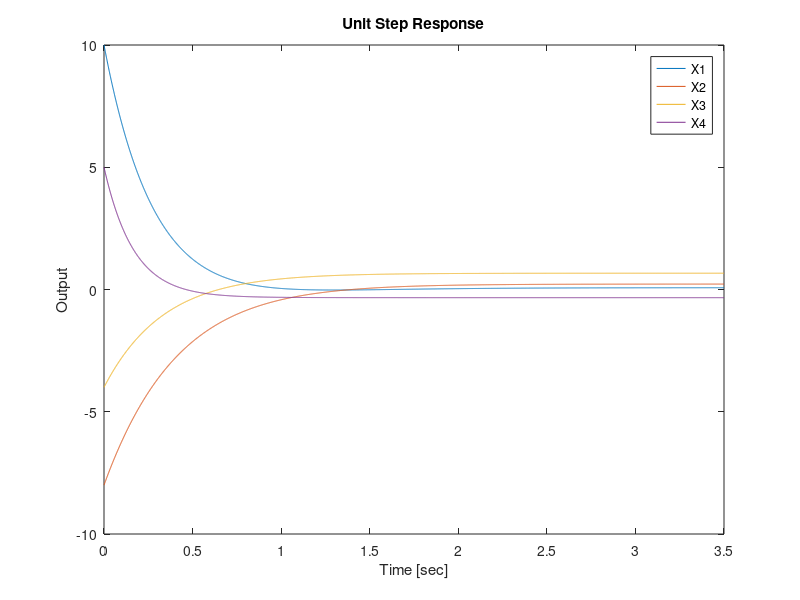
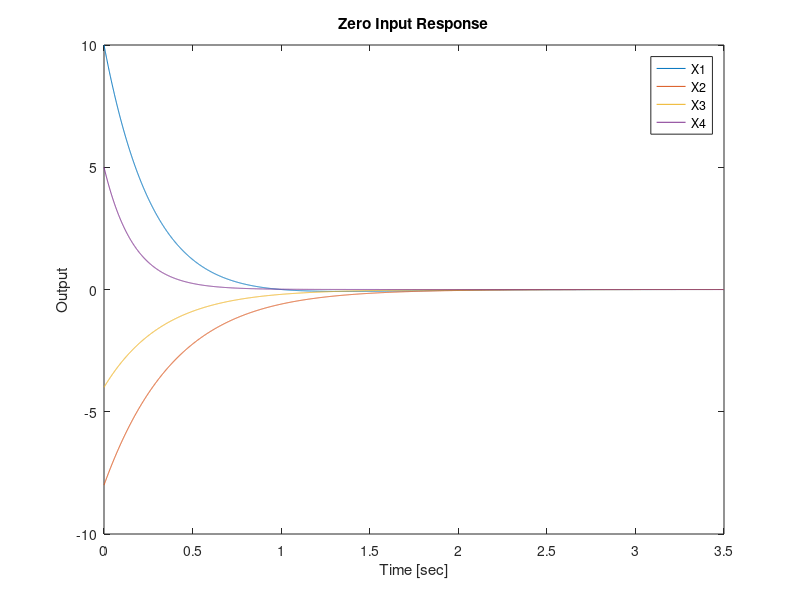

These charts were generated, in order, by the following MATLAB code:
%% Brandon Lim - HW6
clear, clc, close all

A = [-3 1 0 0; 0 -3 1 0; 0 0 -3 0; 0 0 0 -6];
B = [0; 0; 2; -2];
C = [1 0 0 0; 0 1 0 0; 0 0 1 0; 0 0 0 1];
D = 0;
x0 = [ 10; -8; -4; 5];
t = 0:0.001:3.5;
u1 = ones(size(t));
u2 = zeros(size(t));

sys = ss(A,B,C,D);
[y1,t,x1] = lsim(sys,u1,t,x0);
[y2,t,x2] = lsim(sys,u2,t,x0);

figure
plot(t,x1(:,1))
hold on
plot(t,x1(:,2))
plot(t,x1(:,3))
plot(t,x1(:,4))
hold off
xlabel("Time [sec]")
ylabel("Output")
title("Unit Step Response")
legend("X1", "X2", "X3", "X4")

figure
plot(t,x2(:,1))
hold on
plot(t,x2(:,2))
plot(t,x2(:,3))
plot(t,x2(:,4))
hold off
xlabel("Time [sec]")
ylabel("Output")
title("Zero Input Response")
legend("X1", "X2", "X3", "X4")
